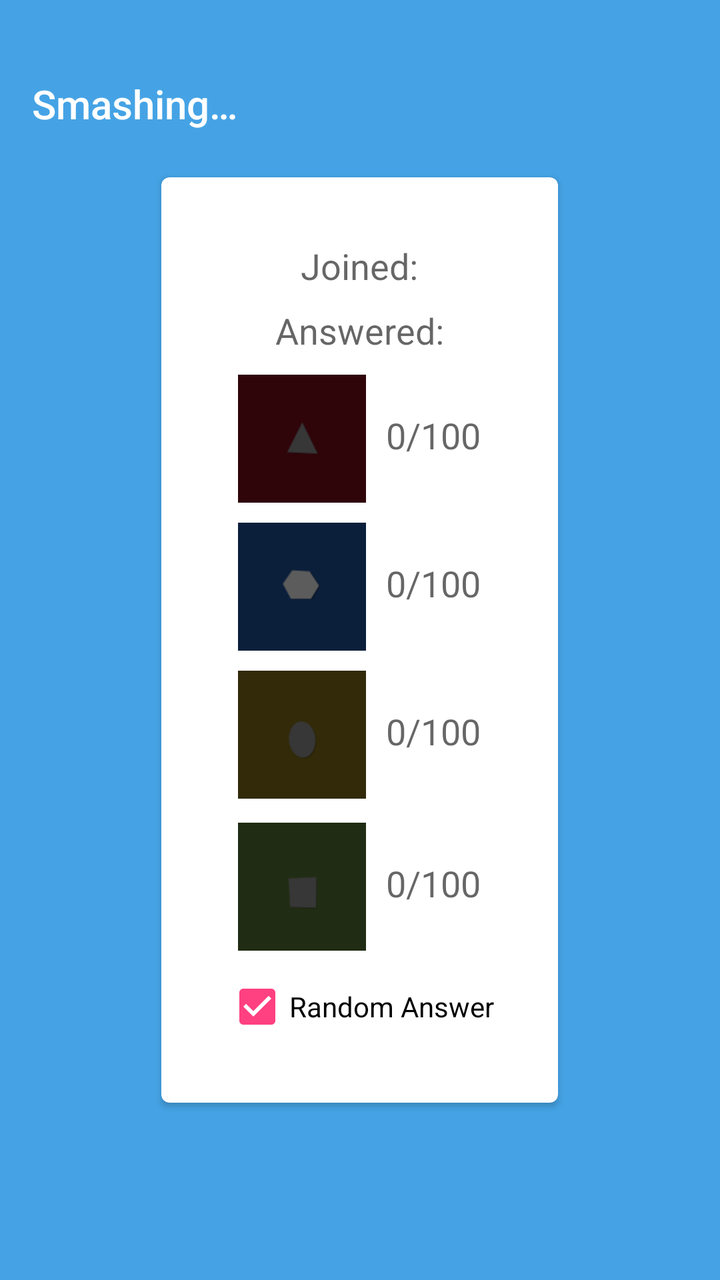
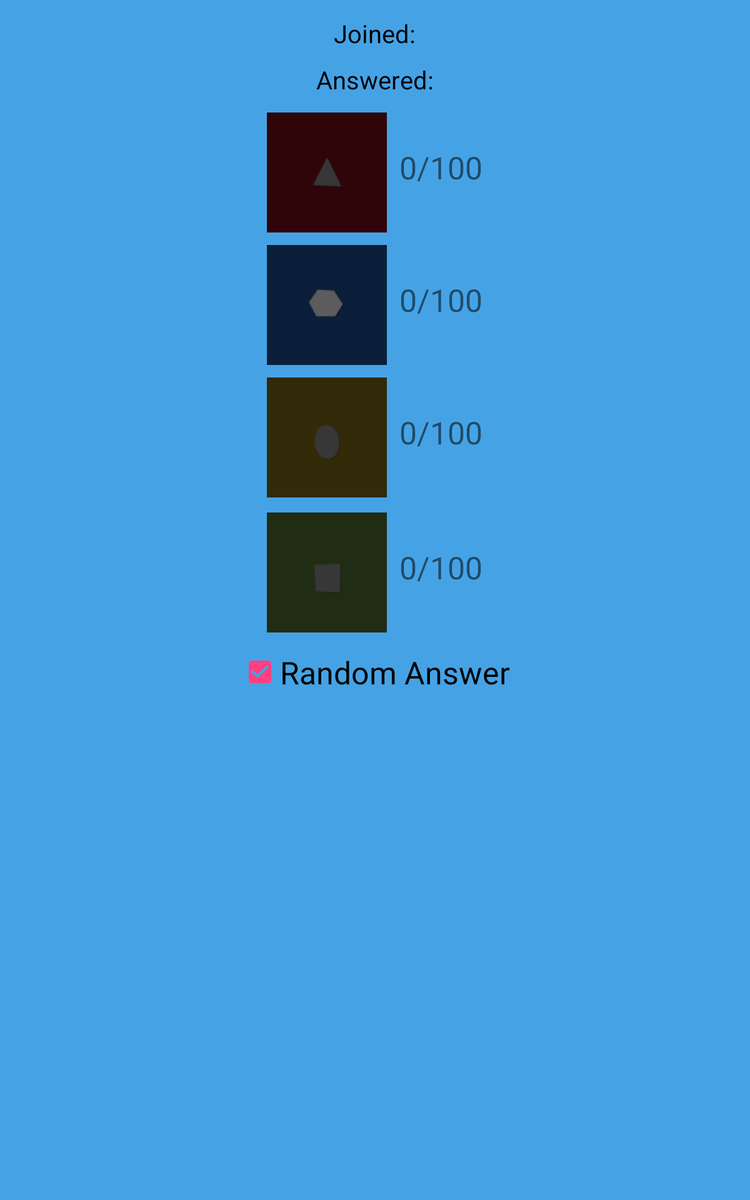

First picture: res/layout/ on a phone held upright. Second picture: the repository's own variant of that layout, on a device whose configuration matches the variant's folder. Source for both follows.
<!-- AndroidManifest.xml: application theme AppTheme -->
<!-- res/layout/activity_advanced_smashing.xml -->
<?xml version="1.0" encoding="utf-8"?>
<RelativeLayout xmlns:android="http://schemas.android.com/apk/res/android"
    xmlns:app="http://schemas.android.com/apk/res-auto"
    xmlns:tools="http://schemas.android.com/tools"
    android:layout_width="match_parent"
    android:layout_height="match_parent"
    android:background="@color/kahootBlue"
    android:screenOrientation="portrait"
    tools:context="tk.smashr.smashit.AdvancedSmashing">

    <android.support.design.widget.AppBarLayout
        android:id="@+id/appbarlayout_advanced_smashing"
        android:layout_width="match_parent"
        android:layout_height="wrap_content"
        android:layout_marginTop="24dp"
        android:background="@android:color/transparent"
        app:elevation="0dp">

        <android.support.v7.widget.Toolbar
            android:id="@+id/toolbar_advanced_smashing"
            android:layout_width="match_parent"
            android:layout_height="wrap_content"
            android:background="@android:color/transparent"
            app:contentInsetStartWithNavigation="0dp"
            app:elevation="0dp"
            app:title="@string/smashing"
            app:titleTextColor="@android:color/white" />
    </android.support.design.widget.AppBarLayout>

    <android.support.v7.widget.CardView
        android:layout_width="wrap_content"
        android:layout_height="wrap_content"
        android:layout_centerHorizontal="true"
        android:layout_centerVertical="true"
        android:layout_margin="16dp"
        app:cardBackgroundColor="#FFFFFF"
        app:cardCornerRadius="4dp">

        <RelativeLayout
            android:layout_width="wrap_content"
            android:layout_height="wrap_content"
            android:padding="32dp">

            <TextView
                android:id="@+id/joined"
                android:layout_width="wrap_content"
                android:layout_height="wrap_content"
                android:layout_centerHorizontal="true"
                android:text="@string/joined"
                android:textAppearance="@style/TextAppearance.AppCompat.Medium" />

            <TextView
                android:id="@+id/answered"
                android:layout_width="wrap_content"
                android:layout_height="wrap_content"
                android:layout_below="@+id/joined"
                android:layout_centerHorizontal="true"
                android:layout_marginTop="8dp"
                android:text="@string/answered"
                android:textAppearance="@style/TextAppearance.AppCompat.Medium" />

            <RelativeLayout
                android:id="@+id/relativeLayout"
                android:layout_width="wrap_content"
                android:layout_height="wrap_content"
                android:layout_below="@+id/answered"
                android:layout_centerHorizontal="true"
                android:layout_marginTop="10dp">

                <Button
                    android:id="@+id/redButton"
                    style="?android:attr/buttonBarButtonStyle"
                    android:layout_width="64dp"
                    android:layout_height="64dp"
                    android:background="@drawable/red_answer_pressed" />

                <TextView
                    android:id="@+id/redText"
                    android:layout_width="wrap_content"
                    android:layout_height="wrap_content"
                    android:layout_alignBaseline="@+id/redButton"
                    android:layout_alignBottom="@+id/redButton"
                    android:layout_marginStart="10dp"
                    android:layout_toEndOf="@+id/redButton"
                    android:text="0/100"
                    android:textAppearance="@style/TextAppearance.AppCompat.Medium" />

                <Button
                    android:id="@+id/blueButton"
                    style="?android:attr/buttonBarButtonStyle"
                    android:layout_width="64dp"
                    android:layout_height="64dp"
                    android:layout_alignStart="@+id/redButton"
                    android:layout_below="@+id/redButton"
                    android:layout_marginTop="10dp"
                    android:background="@drawable/blue_answer_pressed" />

                <TextView
                    android:id="@+id/blueText"
                    android:layout_width="wrap_content"
                    android:layout_height="wrap_content"
                    android:layout_alignBaseline="@+id/blueButton"
                    android:layout_alignBottom="@+id/blueButton"
                    android:layout_marginStart="10dp"
                    android:layout_toEndOf="@+id/blueButton"
                    android:text="0/100"
                    android:textAppearance="@style/TextAppearance.AppCompat.Medium" />

                <Button
                    android:id="@+id/yellowButton"
                    style="?android:attr/buttonBarButtonStyle"
                    android:layout_width="64dp"
                    android:layout_height="64dp"
                    android:layout_alignStart="@+id/blueButton"
                    android:layout_below="@+id/blueButton"
                    android:layout_marginTop="10dp"
                    android:background="@drawable/yellow_answer_pressed" />

                <TextView
                    android:id="@+id/yellowText"
                    android:layout_width="wrap_content"
                    android:layout_height="wrap_content"
                    android:layout_alignBaseline="@+id/yellowButton"
                    android:layout_alignBottom="@+id/yellowButton"
                    android:layout_marginStart="10dp"
                    android:layout_toEndOf="@+id/yellowButton"
                    android:text="0/100"
                    android:textAppearance="@style/TextAppearance.AppCompat.Medium" />

                <Button
                    android:id="@+id/greenButton"
                    style="?android:attr/buttonBarButtonStyle"
                    android:layout_width="64dp"
                    android:layout_height="64dp"
                    android:layout_alignStart="@+id/yellowButton"
                    android:layout_below="@+id/yellowButton"
                    android:layout_marginTop="12dp"
                    android:background="@drawable/green_answer_pressed" />

                <TextView
                    android:id="@+id/greenText"
                    android:layout_width="wrap_content"
                    android:layout_height="wrap_content"
                    android:layout_alignBaseline="@+id/greenButton"
                    android:layout_alignBottom="@+id/greenButton"
                    android:layout_marginStart="10dp"
                    android:layout_toEndOf="@+id/greenButton"
                    android:text="0/100"
                    android:textAppearance="@style/TextAppearance.AppCompat.Medium" />

            </RelativeLayout>

            <CheckBox
                android:id="@+id/isRandom"
                android:layout_width="wrap_content"
                android:layout_height="wrap_content"
                android:layout_below="@+id/relativeLayout"
                android:layout_centerHorizontal="true"
                android:layout_marginTop="12dp"
                android:checked="true"
                android:text="@string/randomAnswer" />
        </RelativeLayout>
    </android.support.v7.widget.CardView>
</RelativeLayout>
<!-- resources referenced by this layout -->
<resources>
  <color name="kahootBlue">#45a3e5</color>
  <!-- drawable blue_answer_pressed: png bitmap (drawable, 1233 bytes) -->
  <!-- drawable green_answer_pressed: png bitmap (drawable, 961 bytes) -->
  <!-- drawable red_answer_pressed: png bitmap (drawable, 1083 bytes) -->
  <!-- drawable yellow_answer_pressed: png bitmap (drawable, 1196 bytes) -->
  <string name="answered">Answered: </string>
  <string name="joined">Joined: </string>
  <string name="randomAnswer">Random Answer</string>
  <string name="smashing">Smashing…</string>
  <style name="AppTheme" parent="Theme.AppCompat.Light.DarkActionBar">
          
          <item name="colorPrimary">@color/colorPrimary</item>
          <item name="colorPrimaryDark">@color/colorPrimaryDark</item>
          <item name="colorAccent">@color/colorAccent</item>
      </style>
  <color name="colorPrimary">#3F51B5</color>
  <color name="colorPrimaryDark">#303F9F</color>
  <color name="colorAccent">#ff4081</color>
</resources>
<!-- res/layout-sw380dp/activity_advanced_smashing.xml (the repository's variant of the layout above) -->
<!-- drawn on a 7-inch tablet held upright -->
<?xml version="1.0" encoding="utf-8"?>
<RelativeLayout xmlns:android="http://schemas.android.com/apk/res/android"
    xmlns:tools="http://schemas.android.com/tools"
    android:layout_width="match_parent"
    android:layout_height="match_parent"
    android:background="@color/kahootBlue"
    android:screenOrientation="portrait"
    tools:context="tk.smashr.smashit.AdvancedSmashing">

    <TextView
        android:id="@+id/joined"
        android:layout_width="wrap_content"
        android:layout_height="wrap_content"
        android:layout_centerHorizontal="true"
        android:layout_marginTop="13dp"
        android:text="@string/joined"
        android:textColor="@color/black"
        android:textSize="20sp" />

    <TextView
        android:id="@+id/answered"
        android:layout_width="wrap_content"
        android:layout_height="wrap_content"
        android:layout_below="@+id/joined"
        android:layout_centerHorizontal="true"
        android:layout_marginTop="10dp"
        android:text="@string/answered"
        android:textColor="@color/black"
        android:textSize="20sp" />

    <RelativeLayout
        android:id="@+id/relativeLayout"
        android:layout_width="wrap_content"
        android:layout_height="wrap_content"
        android:layout_below="@+id/answered"
        android:layout_centerHorizontal="true"
        android:layout_marginTop="13dp">

        <Button
            android:id="@+id/redButton"
            style="?android:attr/buttonBarButtonStyle"
            android:layout_width="96dp"
            android:layout_height="96dp"
            android:background="@drawable/red_answer_pressed" />

        <TextView
            android:id="@+id/redText"
            android:layout_width="wrap_content"
            android:layout_height="wrap_content"
            android:layout_alignBaseline="@+id/redButton"
            android:layout_alignBottom="@+id/redButton"
            android:layout_marginStart="10dp"
            android:layout_toEndOf="@+id/redButton"
            android:text="0/100"
            android:textSize="25sp" />

        <Button
            android:id="@+id/blueButton"
            style="?android:attr/buttonBarButtonStyle"
            android:layout_width="96dp"
            android:layout_height="96dp"
            android:layout_alignStart="@+id/redButton"
            android:layout_below="@+id/redButton"
            android:layout_marginTop="10dp"
            android:background="@drawable/blue_answer_pressed" />

        <TextView
            android:id="@+id/blueText"
            android:layout_width="wrap_content"
            android:layout_height="wrap_content"
            android:layout_alignBaseline="@+id/blueButton"
            android:layout_alignBottom="@+id/blueButton"
            android:layout_marginStart="10dp"
            android:layout_toEndOf="@+id/blueButton"
            android:text="0/100"
            android:textSize="25sp" />

        <Button
            android:id="@+id/yellowButton"
            style="?android:attr/buttonBarButtonStyle"
            android:layout_width="96dp"
            android:layout_height="96dp"
            android:layout_alignStart="@+id/blueButton"
            android:layout_below="@+id/blueButton"
            android:layout_marginTop="10dp"
            android:background="@drawable/yellow_answer_pressed" />

        <TextView
            android:id="@+id/yellowText"
            android:layout_width="wrap_content"
            android:layout_height="wrap_content"
            android:layout_alignBaseline="@+id/yellowButton"
            android:layout_alignBottom="@+id/yellowButton"
            android:layout_marginStart="10dp"
            android:layout_toEndOf="@+id/yellowButton"
            android:text="0/100"
            android:textSize="25sp" />

        <Button
            android:id="@+id/greenButton"
            style="?android:attr/buttonBarButtonStyle"
            android:layout_width="96dp"
            android:layout_height="96dp"
            android:layout_alignStart="@+id/yellowButton"
            android:layout_below="@+id/yellowButton"
            android:layout_marginTop="12dp"
            android:background="@drawable/green_answer_pressed" />

        <TextView
            android:id="@+id/greenText"
            android:layout_width="wrap_content"
            android:layout_height="wrap_content"
            android:layout_alignBaseline="@+id/greenButton"
            android:layout_alignBottom="@+id/greenButton"
            android:layout_marginStart="10dp"
            android:layout_toEndOf="@+id/greenButton"
            android:text="0/100"
            android:textSize="25sp" />

    </RelativeLayout>

    <CheckBox
        android:id="@+id/isRandom"
        android:layout_width="wrap_content"
        android:layout_height="wrap_content"
        android:layout_below="@+id/relativeLayout"
        android:layout_centerHorizontal="true"
        android:layout_marginTop="15dp"
        android:checked="true"
        android:duplicateParentState="false"
        android:text="@string/randomAnswer"
        android:textSize="25sp" />

</RelativeLayout>
<!-- resources referenced by the variant -->
<!-- as a 7-inch tablet held upright resolves them -->
<resources>
  <color name="black">#000000</color>
  <color name="kahootBlue">#45a3e5</color>
  <!-- drawable blue_answer_pressed: png bitmap (drawable, 1233 bytes) -->
  <!-- drawable green_answer_pressed: png bitmap (drawable, 961 bytes) -->
  <!-- drawable red_answer_pressed: png bitmap (drawable, 1083 bytes) -->
  <!-- drawable yellow_answer_pressed: png bitmap (drawable, 1196 bytes) -->
  <string name="answered">Answered: </string>
  <string name="joined">Joined: </string>
  <string name="randomAnswer">Random Answer</string>
  <style name="AppTheme" parent="Theme.AppCompat.Light.DarkActionBar">
          
          <item name="colorPrimary">@color/colorPrimary</item>
          <item name="colorPrimaryDark">@color/colorPrimaryDark</item>
          <item name="colorAccent">@color/colorAccent</item>
      </style>
  <color name="colorPrimary">#3F51B5</color>
  <color name="colorPrimaryDark">#303F9F</color>
  <color name="colorAccent">#ff4081</color>
</resources>
